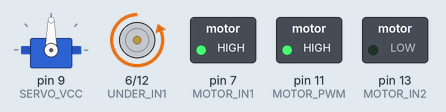
Bench run of a sketch on a simulated Arduino Uno, built with avr-gcc and run on an emulated ATmega328P. Shown: servo, motor-driver pin pairs drawn as motors (green arrow = first pin HIGH = forward, orange = second pin HIGH = backward, longer = more drive, scaled by the enable pin), switched loads named in the sketch (green lamp = pin HIGH).

Above: at 0.7 s.
At 2.3 s:
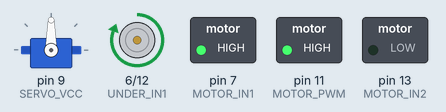
At 16.6 s:
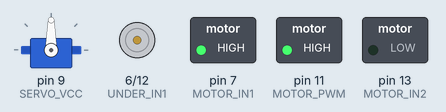
Timing chart, 0 to 24.2 s (numbered marks = the images above):
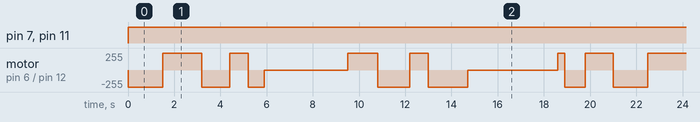

The sketch:

final.ino
```cpp
#include <Servo.h>

const int MOTOR_PWM = 11;
const int MOTOR_IN1 = 7;
const int MOTOR_IN2 = 13;
const int UNDER_PWM = 10;
const int UNDER_IN1 = 6;
const int UNDER_IN2 = 12;
const int SERVO_VCC = 9;

bool flag = false;

Servo servo;

void setup()
{
  Serial.begin(9600);
  pinMode(MOTOR_PWM, OUTPUT);
  pinMode(MOTOR_IN1, OUTPUT);
  pinMode(MOTOR_IN2, OUTPUT);
  pinMode(UNDER_PWM, OUTPUT);
  pinMode(UNDER_IN1, OUTPUT);
  pinMode(UNDER_IN2, OUTPUT);
  servo.attach(SERVO_VCC);
}

void loop()
{
  /*
    analogWrite(MOTOR_PWM, 255);
    digitalWrite(MOTOR_IN1, HIGH);
    digitalWrite(MOTOR_IN2, LOW);
    analogWrite(UNDER_PWM, 255);
    digitalWrite(UNDER_IN1, LOW);
    digitalWrite(UNDER_IN2, HIGH);
    delay(1000);
    analogWrite(MOTOR_PWM, 255);
    digitalWrite(MOTOR_IN1, HIGH);
    digitalWrite(MOTOR_IN2, LOW);
    analogWrite(UNDER_PWM, 255);
    digitalWrite(UNDER_IN1, HIGH);
    digitalWrite(UNDER_IN2, LOW);
    delay(1000);
  */
  /*
    servo.write(0);
    delay(1000);
    servo.write(90);
    delay(1000);
    servo.write(45);
    delay(1000);
  */
  analogWrite(MOTOR_PWM, 255);
  digitalWrite(MOTOR_IN1, HIGH);
  digitalWrite(MOTOR_IN2, LOW);

  analogWrite(UNDER_PWM, 255);
  digitalWrite(UNDER_IN1, LOW);
  digitalWrite(UNDER_IN2, HIGH);
  delay(1500);
  analogWrite(UNDER_PWM, 255);
  digitalWrite(UNDER_IN1, HIGH);
  digitalWrite(UNDER_IN2, LOW);
  delay(1700);
  analogWrite(UNDER_PWM, 255);
  digitalWrite(UNDER_IN1, LOW);
  digitalWrite(UNDER_IN2, HIGH);
  delay(1200);
  analogWrite(UNDER_PWM, 255);
  digitalWrite(UNDER_IN1, HIGH);
  digitalWrite(UNDER_IN2, LOW);
  delay(800);
  analogWrite(UNDER_PWM, 255);
  digitalWrite(UNDER_IN1, LOW);
  digitalWrite(UNDER_IN2, HIGH);
  delay(700);
  analogWrite(UNDER_PWM, 255);
  digitalWrite(UNDER_IN1, LOW);
  digitalWrite(UNDER_IN2, LOW);
  delay(800);
  analogWrite(UNDER_PWM, 255);
  digitalWrite(UNDER_IN1, LOW);
  digitalWrite(UNDER_IN2, LOW);
  delay(2800);
  analogWrite(UNDER_PWM, 255);
  digitalWrite(UNDER_IN1, HIGH);
  digitalWrite(UNDER_IN2, LOW);
  delay(1300);
  analogWrite(UNDER_PWM, 255);
  digitalWrite(UNDER_IN1, LOW);
  digitalWrite(UNDER_IN2, HIGH);
  delay(1400);
  analogWrite(UNDER_PWM, 255);
  digitalWrite(UNDER_IN1, HIGH);
  digitalWrite(UNDER_IN2, LOW);
  delay(800);
  analogWrite(UNDER_PWM, 255);
  digitalWrite(UNDER_IN1, LOW);
  digitalWrite(UNDER_IN2, HIGH);
  delay(1700);
  analogWrite(UNDER_PWM, 255);
  digitalWrite(UNDER_IN1, LOW);
  digitalWrite(UNDER_IN2, LOW);
  delay(3900);
  analogWrite(UNDER_PWM, 255);
  digitalWrite(UNDER_IN1, HIGH);
  digitalWrite(UNDER_IN2, LOW);
  delay(300);
  analogWrite(UNDER_PWM, 255);
  digitalWrite(UNDER_IN1, LOW);
  digitalWrite(UNDER_IN2, HIGH);
  delay(900);
  analogWrite(UNDER_PWM, 255);
  digitalWrite(UNDER_IN1, HIGH);
  digitalWrite(UNDER_IN2, LOW);
  delay(1200);
}
```

Measured:
- by itself, pin 7 (MOTOR_IN1), pin 11 (MOTOR_PWM): LOW → HIGH at 0.00 s
